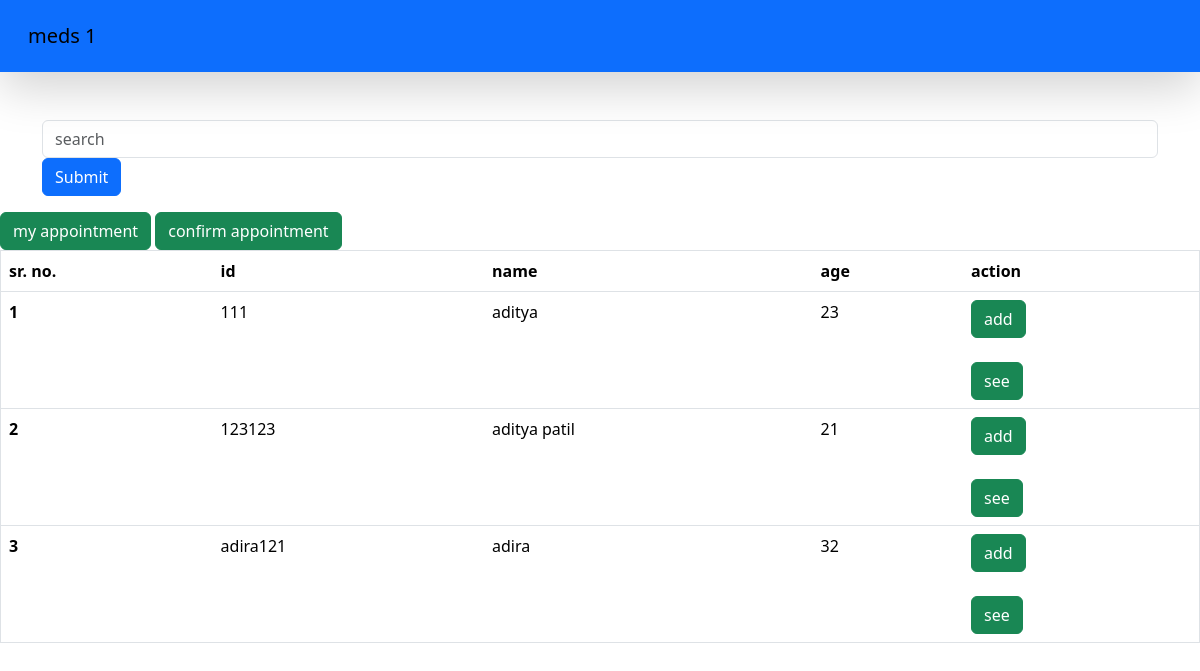
Screenshot of /show_patient/1 with the database file from the repository.
### meds/models.py (models this page shows, shortened)
class patient(models.Model):
    patient_id = models.OneToOneField(patientId, on_delete=models.CASCADE)
    patient_name = models.CharField(max_length=100)
    patient_mail = models.EmailField(unique=True)
    patient_age = models.IntegerField()
    patient_address = models.CharField(max_length=100)
    patient_password = models.CharField(max_length=100)
    class META:
        ordering = ['patient_name']
        verbose_name = 'patient'

class patientId(models.Model):
    patientid = models.CharField(max_length=100)
    def __str__(self) -> str:
        return self.patientid

### meds/views.py (the view)
# urls.py: path('show_patient/<doctor_id>',showPatient,name='showPatient'),
def showPatient(request,doctor_id):
    data = patient.objects.all()
    if request.method == 'POST':
        search = request.POST['search']
        data = patient.objects.filter(Q(patient_id__patientid__icontains=search)| Q(patient_name__icontains=search))
    return render(request,'showpatient.html',{'data':data,'doctor_id':doctor_id})

### meds/templates/showpatient.html (shortened to what this page needs)
{% extends 'base.html' %}
{% block content %}
<div class='container mt-5'>
    <form method='post' enctype='multipart/form-data'>
          <div class="mb-3">
            <input type="text" class="form-control" name='search' id="exampleInputEmail1" placeholder="search" aria-describedby="emailHelp">
            <button type="submit" class="btn btn-primary">Submit</button>
          </div>
    </form>
</div>
<a href="{% url 'doctorAppointment' doctor_id %}" class='btn btn-success'>my appointment</a>
<a href="{% url 'confirmAppointmentList' doctor_id %}" class='btn btn-success'>confirm appointment</a>
<table class="table">
    <thead>
      <tr>
        <th scope="col">sr. no.</th>
        <th scope="col">id</th>
        <th scope="col">name</th>
        <th scope="col">age</th>
        <th scope="col">action</th>
      </tr>
    </thead>
    <tbody>
        {% for ele in data %}
      <tr>
        <th scope="row">{{forloop.counter}}</th>
        <td>{{ele.patient_id}}</td>
        <td>{{ele.patient_name}}</td>
        <td>{{ele.patient_age}}</td>
        <td><a href='/add_doc/{{ele.patient_id}}' class='btn btn-success'>add</a>
            <br>
            <br>
            <a href="{% url 'showDoc' ele.patient_id doctor_id %}" class='btn btn-success'>see</a>
      </tr></td>
      {% endfor %}
    </tbody>
  </table>
{% endblock %}

### meds/templates/base.html (style rules this page uses)
table, th, td { border: 1px solid black; }

### rows the page displays
patient: patient_id "111", patient_name "aditya", patient_age "23"
patient: patient_id "123123", patient_name "aditya patil", patient_age "21"
patient: patient_id "adira121", patient_name "adira", patient_age "32"
